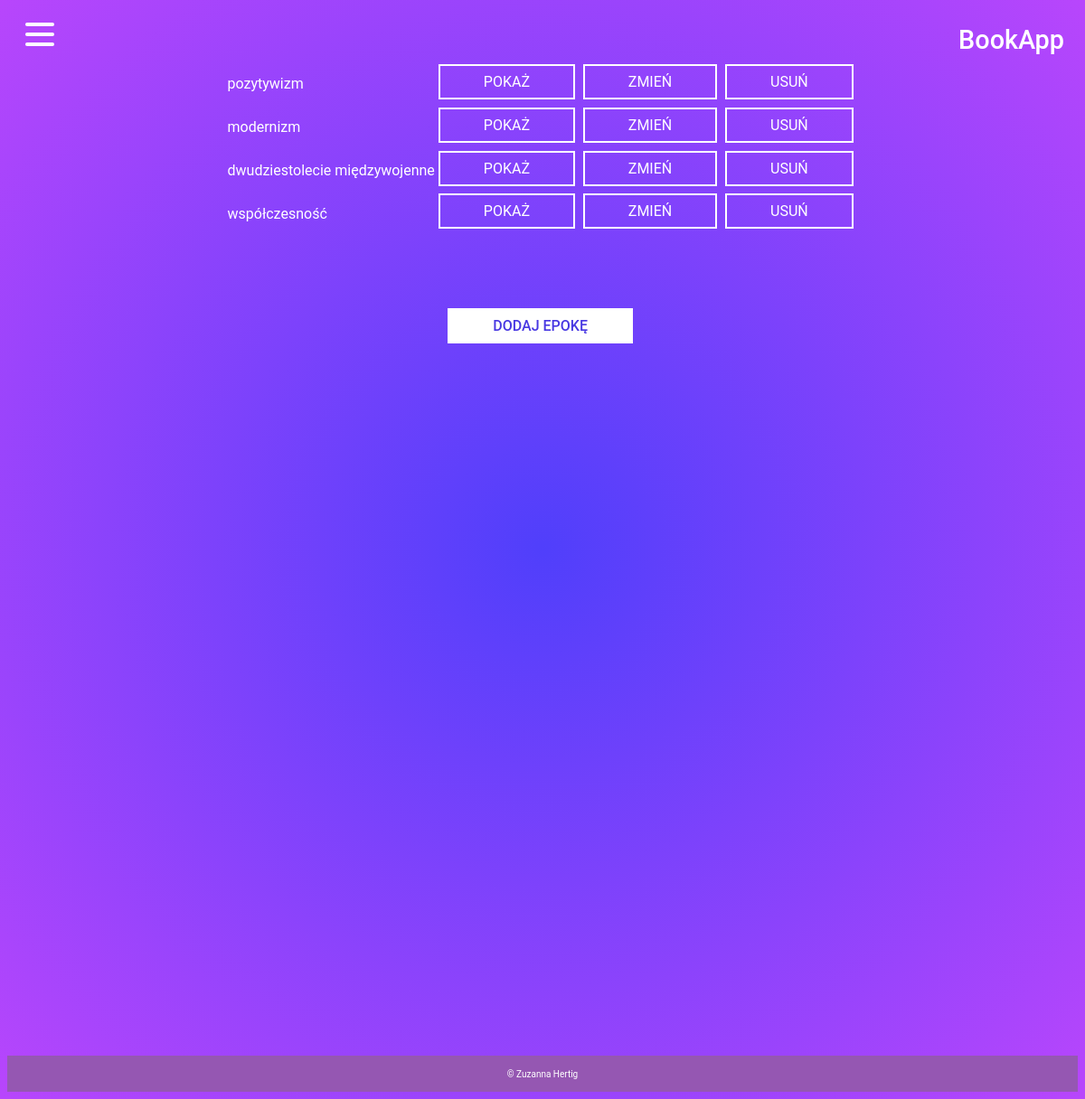
The page /bookapp/epoki on the database its author committed.
### bookapp/models.py (models this page shows, shortened)
class Period(models.Model):
    name = models.CharField(max_length=100, verbose_name='Epoka literacka')
    description = models.CharField(max_length=1000, verbose_name='Opis')
    beginning = models.IntegerField(verbose_name='Rok rozpoczęcia')
    end = models.IntegerField(verbose_name='Rok zakończenia')

### bookapp/views.py (the view)
# urls.py: path('epoki', views.periods, name='epoki'),
def periods(request):
    all_periods = Period.objects.all()
    return render(request, 'bookapp/period/index.html',
                {'action': 'Wyświetl epoki', 'all_periods': all_periods})

### bookapp/templates/bookapp/period/index.html
{% extends 'bookapp/base.html' %}
{% block content %}
<div class="container">
    <div class="table">
    {% if all_periods %}
        <table>
            <tbody>
                {% for period in all_periods %}
                    <tr>
                        <td>{{ period.name }}</td>
                        <td><a href="{% url 'epoki_szczegol' period.id %}" class="button2">Pokaż</a></td>
                        <td><a href="{% url 'epoki_modyfikuj' period.id %}" class="button2">Zmień</a></td>
                        <td><a href="{% url 'epoki_kasuj' period.id %}" class="button2">Usuń</a></td>
                    </tr>
                {% endfor %}
            </tbody>
        </table>
    {% else %}
        <p>Brak epok</p>
    {% endif %}
    </div></div>
    <p class="button">
        <a href="{% url 'epoki_nowy' %}" class="button1">Dodaj epokę</a>
    </p>
{% endblock content %}

### main/static/style.css (style rules this page uses)
body { background: radial-gradient(circle, rgba(80,63,251,1) 0%, rgba(184,70,252,1) 100%); font-family: 'Roboto', sans-serif; color: #FFFFFF; }
a.button1 { display: inline-block; padding: 0.5em 3em; border: 0.16em solid #FFFFFF; margin: 0 0.3em 0.3em 0; box-sizing: border-box; text-decoration: none; text-transform: uppercase; font-weight: 500; color: #4838e2; background-color: #FFFFFF; text-align: center; transition: all 0.15s; display: flex; justify-content: center; align-items: center; }
a.button2 { font-family: 'Roboto', sans-serif; color: #FFFFFF; display: inline-block; padding: 0.5em 3em; border: 0.16em solid #FFFFFF; margin: 0 0.3em 0.3em 0; box-sizing: border-box; text-decoration: none; text-transform: uppercase; font-weight: 400; text-align: center; transition: all 0.15s; }
.button { display: flex; justify-content: center; align-items: center; margin-top: 5em; }
.container { display: flex; justify-content: center; align-items: center; }
.table { overflow-x: auto; }

### rows shown on the page
Period: name "pozytywizm"
Period: name "modernizm"
Period: name "dwudziestolecie międzywojenne"
Period: name "współczesność"
